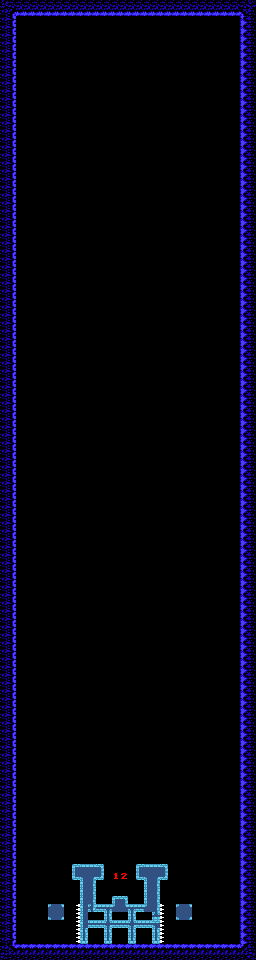

This game map was drawn from its Tiled (.tmx) file and the tilesets committed beside it. A one-line description and the trimmed map source follow:
An orthogonal 32x120 tile map with 8x8 px tiles, 1 tile layer (Tile Layer 1).

<map version="1.4" tiledversion="1.4.3" orientation="orthogonal" renderorder="right-down" width="32" height="120" tilewidth="8" tileheight="8" infinite="0" nextlayerid="2" nextobjectid="1">
 <tileset firstgid="1" source="JavaTileset.tsx" />
 <layer id="1" name="Tile Layer 1" width="32" height="120">
  <data>[3840 cells, 674 non-empty, 39 distinct tile ids]</data>
 </layer>
</map>